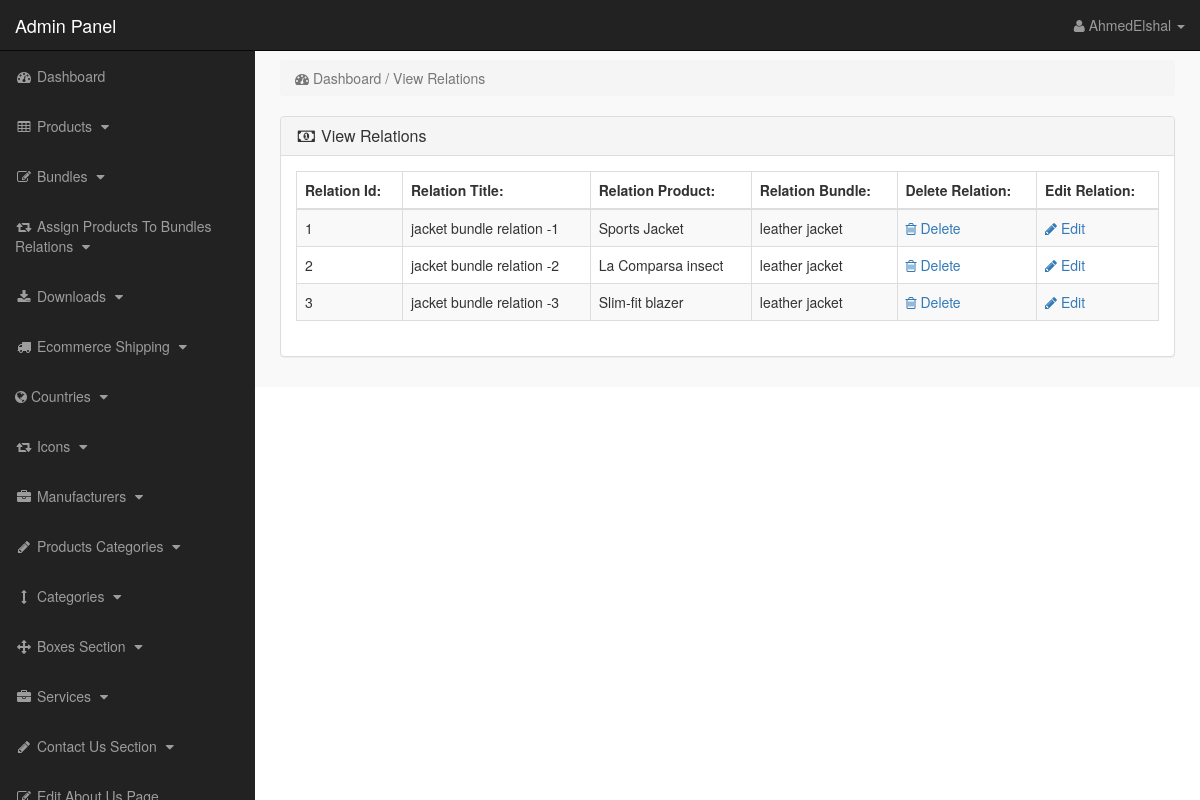
The page /admin_area/index.php?view_rel (signed in) on the database its author committed.
### tables this page shows
CREATE TABLE `bundle_product_relation` (
  `rel_id` int(10) NOT NULL,
  `rel_title` varchar(255) NOT NULL,
  `product_id` int(10) NOT NULL,
  `bundle_id` int(10) NOT NULL
);

CREATE TABLE `products` (
  `product_id` int(10) NOT NULL,
  `p_cat_id` int(10) NOT NULL,
  `cat_id` int(10) NOT NULL,
  `manufacturer_id` int(10) NOT NULL,
  `date` timestamp NOT NULL DEFAULT CURRENT_TIMESTAMP ON UPDATE CURRENT_TIMESTAMP,
  `product_title` text NOT NULL,
  `product_seo_desc` text NOT NULL,
  `product_url` text NOT NULL,
  `product_img1` text NOT NULL,
  `product_img2` text NOT NULL,
  `product_img3` text NOT NULL,
  `product_price` int(10) NOT NULL,
  `product_psp_price` int(100) NOT NULL,
  `product_desc` text NOT NULL,
  `product_features` text NOT NULL,
  `product_video` text NOT NULL,
  `product_keywords` text NOT NULL,
  `product_label` text NOT NULL,
  `product_type` text NOT NULL,
  `product_weight` decimal(10,1) NOT NULL,
  `status` varchar(255) NOT NULL
);

### admin_area/view_rel.php (the view)
<?php
if(!isset($_SESSION['admin_email'])){
echo "<script>window.open('login.php','_self')</script>";
}
else {
?>
<div class="row">
<div class="col-lg-12">
<ol class="breadcrumb">
<li class="active">
<i class="fa fa-dashboard"></i> Dashboard / View Relations
</li>
</ol>
</div>
</div>
<div class="row">
<div class="col-lg-12">
<div class="panel panel-default">
<div class="panel-heading">
<h3 class="panel-title">
<i class="fa fa-money fa-fw"></i> View Relations
</h3>
</div>
<div class="panel-body">
<div class="table-responsive">
<table class="table table-bordered table-hover table-striped">
<thead>
<tr>
<th>Relation Id:</th>
<th>Relation Title:</th>
<th>Relation Product:</th>
<th>Relation Bundle:</th>
<th>Delete Relation:</th>
<th>Edit Relation:</th>
</tr>
</thead>
<tbody>
<?php
$i = 0;
$get_rel = "select * from bundle_product_relation";
$run_rel = mysqli_query($con,$get_rel);
while($row_rel = mysqli_fetch_array($run_rel)){
$rel_id = $row_rel['rel_id'];
$rel_title = $row_rel['rel_title'];
$bundle_id = $row_rel['bundle_id'];
$product_id = $row_rel['product_id'];
$get_p = "select * from products where product_id='$product_id'";
$run_p = mysqli_query($con,$get_p);
$row_p = mysqli_fetch_array($run_p);
$p_title = $row_p['product_title'];
$get_b = "select * from products where product_id='$bundle_id'";
$run_b = mysqli_query($con,$get_b);
$row_b = mysqli_fetch_array($run_b);
$b_title = $row_b['product_title'];
$i++;
?>
<tr>
<td> <?php echo $i; ?> </td>
<td> <?php echo $rel_title; ?> </td>
<td> <?php echo $p_title; ?> </td>
<td> <?php echo $b_title; ?> </td>
<td>
<a href="index.php?delete_rel=<?php echo $rel_id; ?>">
<i class="fa fa-trash-o"></i> Delete
</a>
</td>
<td>
<a href="index.php?edit_rel=<?php echo $rel_id; ?>">
<i class="fa fa-pencil"></i> Edit
</a>
</td>
</tr>
<?php } ?>
</tbody>
</table>
</div>
</div>
</div>
</div>
</div>
<?php } ?>

### admin_area/includes/sidebar.php (shortened to what this page needs)
<?php
if(!isset($_SESSION['admin_email'])){
echo "<script>window.open('login.php','_self')</script>";
}
else {
?>
<nav class="navbar navbar-inverse navbar-fixed-top" >
<div class="navbar-header" >
<a class="navbar-brand" href="index.php?dashboard" >Admin Panel</a>
</div>
<ul class="nav navbar-right top-nav" >
<li class="dropdown" >
<a href="#" class="dropdown-toggle" data-toggle="dropdown" >
<i class="fa fa-user" ></i>
<?php echo $admin_name; ?> <b class="caret" ></b>
</a>
</li>
</ul>
<div class="collapse navbar-collapse navbar-ex1-collapse">
<ul class="nav navbar-nav side-nav">
<li>
<a href="index.php?dashboard">
<i class="fa fa-fw fa-dashboard"></i> Dashboard
</a>
</li>
<li>
<a href="#" data-toggle="collapse" data-target="#products">
<i class="fa fa-fw fa-table"></i> Products
<i class="fa fa-fw fa-caret-down"></i>
</a>
</li>
<li>
<a href="#" data-toggle="collapse" data-target="#bundles">
<i class="fa fa-fw fa-edit"></i> Bundles
<i class="fa fa-fw fa-caret-down"></i>
</a>
</li>
<li>
<a href="#" data-toggle="collapse" data-target="#relations">
<i class="fa fa-fw fa-retweet"></i> Assign Products To Bundles Relations
<i class="fa fa-fw fa-caret-down"></i>
</a>
</li>
<li>
<a href="#" data-toggle="collapse" data-target="#downloads">
<i class="fa fa-fw fa-download"></i> Downloads
<i class="fa fa-fw fa-caret-down"></i>
</a>
</li>
<li>
<a href="#" data-toggle="collapse" data-target="#shipping">
<i class="fa fa-fw fa-truck"></i> Ecommerce Shipping
<i class="fa fa-fw fa-caret-down"></i>
</a>
</li>
<li>
<a href="#" data-toggle="collapse" data-target="#countries">
<i class="fa fa-globe"></i> Countries
<i class="fa fa-fw fa-caret-down"></i>
</a>
</li>
<li>
<a href="#" data-toggle="collapse" data-target="#icons">
<i class="fa fa-fw fa-retweet"> </i> Icons
<i class="fa fa-fw fa-caret-down" ></i>
</a>
</li>
<li>
<a href="#" data-toggle="collapse" data-target="#manufacturers">
<i class="fa fa-fw fa-briefcase"></i> Manufacturers
<i class="fa fa-fw fa-caret-down"></i>
</a>
</li>
<li>
<a href="#" data-toggle="collapse" data-target="#p_cat">
<i class="fa fa-fw fa-pencil"></i> Products Categories
<i class="fa fa-fw fa-caret-down"></i>
</a>
</li>
<li>
<a href="#" data-toggle="collapse" data-target="#cat">
<i class="fa fa-fw fa-arrows-v"></i> Categories
<i class="fa fa-fw fa-caret-down"></i>
</a>
</li>
<li>
<a href="#" data-toggle="collapse" data-target="#boxes">
<i class="fa fa-fw fa-arrows"></i> Boxes Section
<i class="fa fa-fw fa-caret-down"></i>
</a>
</li>
<li>
<a href="#" data-toggle="collapse" data-target="#services">
<i class="fa fa-fw fa-briefcase"></i> Services
<i class="fa fa-fw fa-caret-down"></i>
</a>
</li>
<li>
<a href="#" data-toggle="collapse" data-target="#contact_us">
<i class="fa fa-fw fa-pencil"> </i> Contact Us Section
<i class="fa fa-fw fa-caret-down"></i>
</a>
</li>
<li>
<a href="index.php?edit_about_us">
<i class="fa fa-fw fa-edit"></i> Edit About Us Page
</a>
</li>
</ul>
</div>
</nav>
<?php } ?>

### admin_area/css/style.css (style rules this page uses)
body { margin-top:100px; }
@media (min-width: 768px) { body { margin-top:50px; } }
.top-nav { padding:0 15px; }
.top-nav>li { display:inline-block; float:left; }
.top-nav>li>a { padding-top:15px; padding-bottom:15px; line-height:20px; color:#999; }
@media (min-width: 768px) { .side-nav { position:fixed; top:51px; width:255px; border-radius:0; overflow-y:auto; background-color: #222; bottom:0; overflow-x:hidden; padding-bottom:40px; } }
@media (min-width: 768px) { .side-nav>li>a { width:255px; } }
.panel-body { border-radius:5px; }

### rows shown on the page
bundle_product_relation: rel_title "jacket bundle relation -1", product.product_title "Sports Jacket", products.product_title "leather jacket"
bundle_product_relation: rel_title "jacket bundle relation -2", product.product_title "La Comparsa insect", products.product_title "leather jacket"
bundle_product_relation: rel_title "jacket bundle relation -3", product.product_title "Slim-fit blazer", products.product_title "leather jacket"

### other values the page prints
$admin_name "AhmedElshal"
